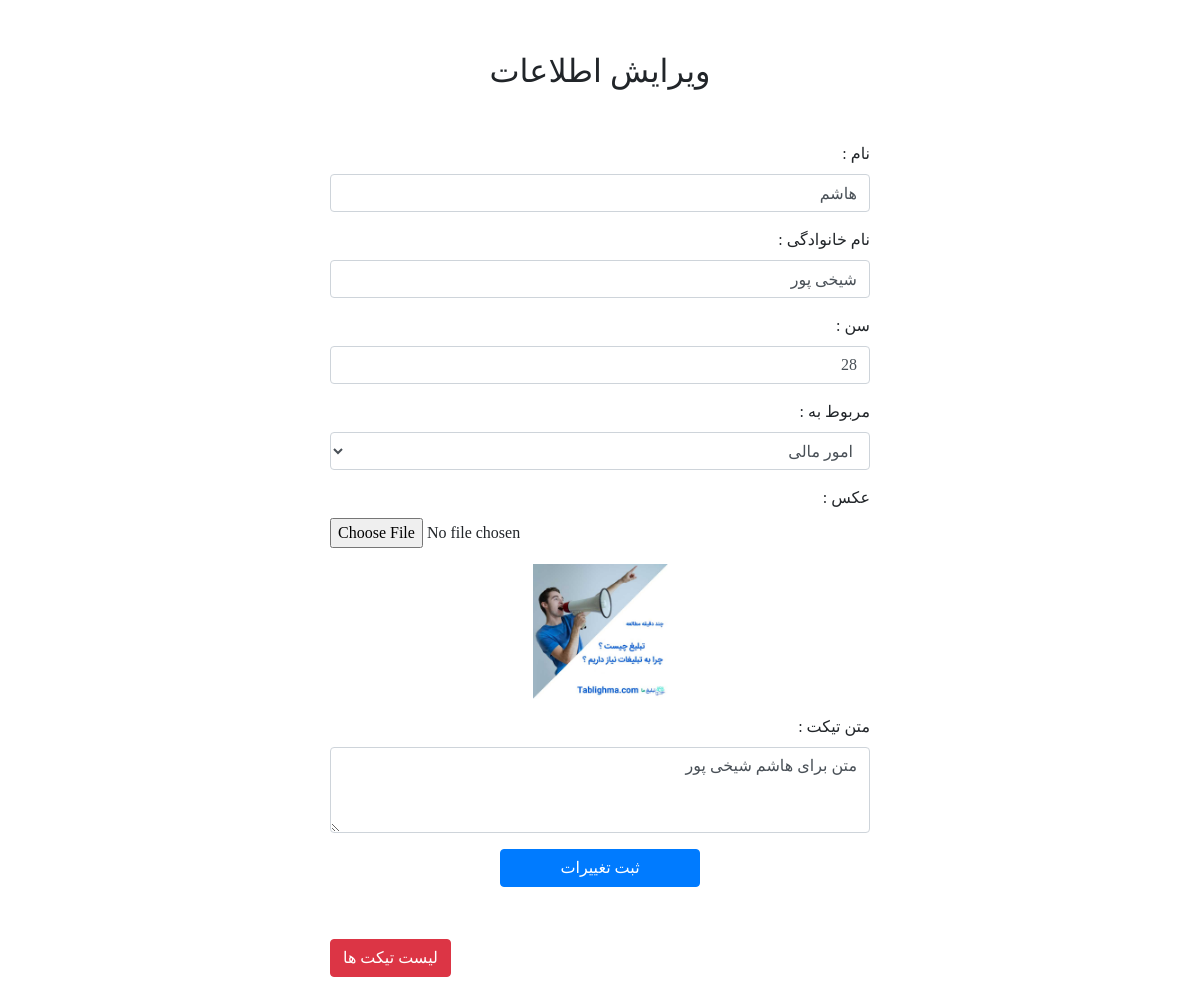
The app's page /edit.php?id=12 (signed in) with its own data.
### tables this page shows
CREATE TABLE IF NOT EXISTS `users` (
  `id` int(11) NOT NULL AUTO_INCREMENT,
  `firstname` varchar(25) NOT NULL,
  `lastname` varchar(25) NOT NULL,
  `age` tinyint(4) NOT NULL,
  `field` varchar(25) NOT NULL,
  `image` varchar(50) NOT NULL,
  `comment` text NOT NULL,
  PRIMARY KEY (`id`)
);

### edit.php (the view, shortened to what this page needs)
<?php
include_once ('config.php');
$id=$_GET['id'];
$conn=mysqli_connect($server,$userdb,$password,$dbname);
mysqli_query($conn,"SET NAMES 'utf8'");
mysqli_query($conn,"SET CHARACTER SET 'utf8'");
mysqli_query($conn,"SET character_set_connection = 'utf8'");
$sql1="SELECT * FROM `users` WHERE `id`= $id ";
$result=mysqli_query($conn,$sql1);
$row=mysqli_fetch_assoc($result);
?>
<!doctype html>
<html lang="fa">
<head>
    <link rel="stylesheet" href="css/bootstrap.min.css">
    <link rel="stylesheet" href="css/style.css">
</head>
<body>
<div class="container">
    <div class="row">
        <h2 class="text-center m-auto">ویرایش اطلاعات </h2>
    </div>
    <div class="row justify-content-md-center">
        <div class="col-12 col-md-6">
            <form method="post" enctype="multipart/form-data">
                <div class="form-group">
                    <label for="name">نام :</label>
                    <input type="text" class="form-control" id="name" placeholder="نام شما ؟" name="frm[name]" value="<?php echo $row['firstname']; ?>">
                </div>
                <div class="form-group">
                    <label for="lastname">نام خانوادگی :</label>
                    <input type="text" class="form-control" id="lastname" placeholder="نام خانوادگی شما ؟" name="frm[lname]" value="<?php echo $row['lastname']; ?>">
                </div>
                <div class="form-group">
                    <label for="age">سن :</label>
                    <input type="text" class="form-control" id="age" placeholder="سن شما ؟" name="frm[age]" value="<?php echo $row['age']; ?>">
                </div>
                <div class="form-group">
                    <label for="Select1">مربوط به :</label>
                    <select class="form-control" id="Select1" name="frm[field]">
                        <option value="امور مالی" <?php if($row['field']=="امور مالی"){echo "selected";} ?> >امور مالی</option>
                    </select>
                </div>
                <div class="form-group">
                    <label for="files">عکس : </label>
                    <input type="file" class="form-control-file" id="files" name="image">
                    <img class="w-25 mx-auto d-block mt-3 mb-3" src="<?php echo $row['image']; ?>">
                </div>
                <div class="form-group">
                    <label for="Textarea">متن تیکت :</label>
                    <textarea class="form-control" id="Textarea" rows="3" placeholder="سوال شما ..." name="frm[comment]" ><?php echo $row['comment']; ?></textarea>
                </div>
                <div class="text-center">
                    <button type="submit" class="btn btn-primary" name="btn" id="btn">ثبت تغییرات</button>
                </div>
            </form>
        </div>
    </div>
    <div class="row justify-content-md-center">
        <div class="col-12 col-md-6">
            <a href="ticket-list.php" class="btn btn-danger mb-5">لیست تیکت ها</a>
        </div>
    </div>
</div>
</body>
</html>

### css/style.css (style rules this page uses)
body { direction: rtl; font-family: IRANSans; }
.container .row { margin-top: 52px; }
.form-group label { float: right; }
.form-group input[type=file] { direction: ltr; }
.text-center button { width: 200px; }

### records on screen
users: firstname "هاشم", lastname "شیخی پور", age "28", field "امور مالی", image (picture), comment "متن برای هاشم شیخی پور"
